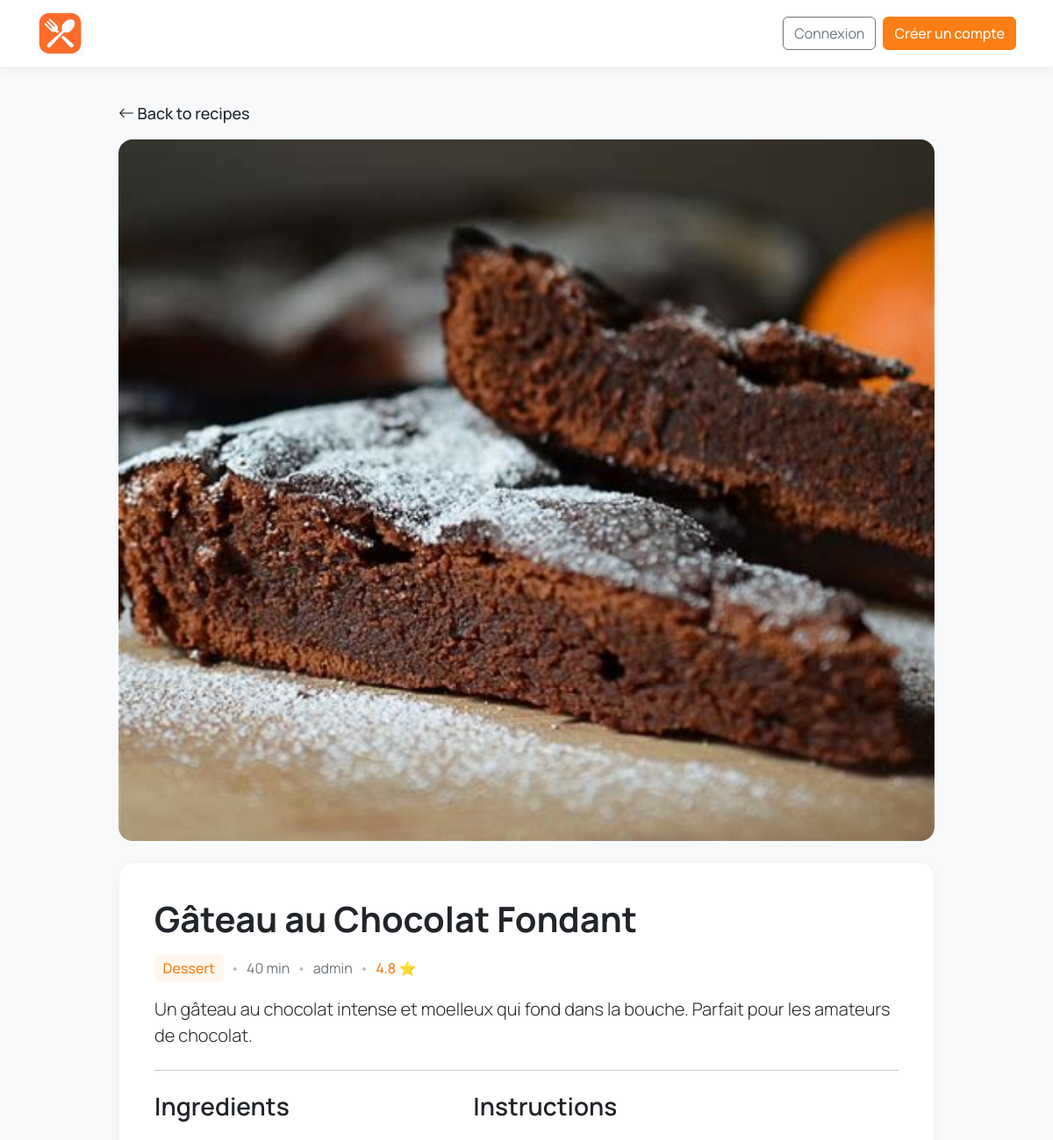
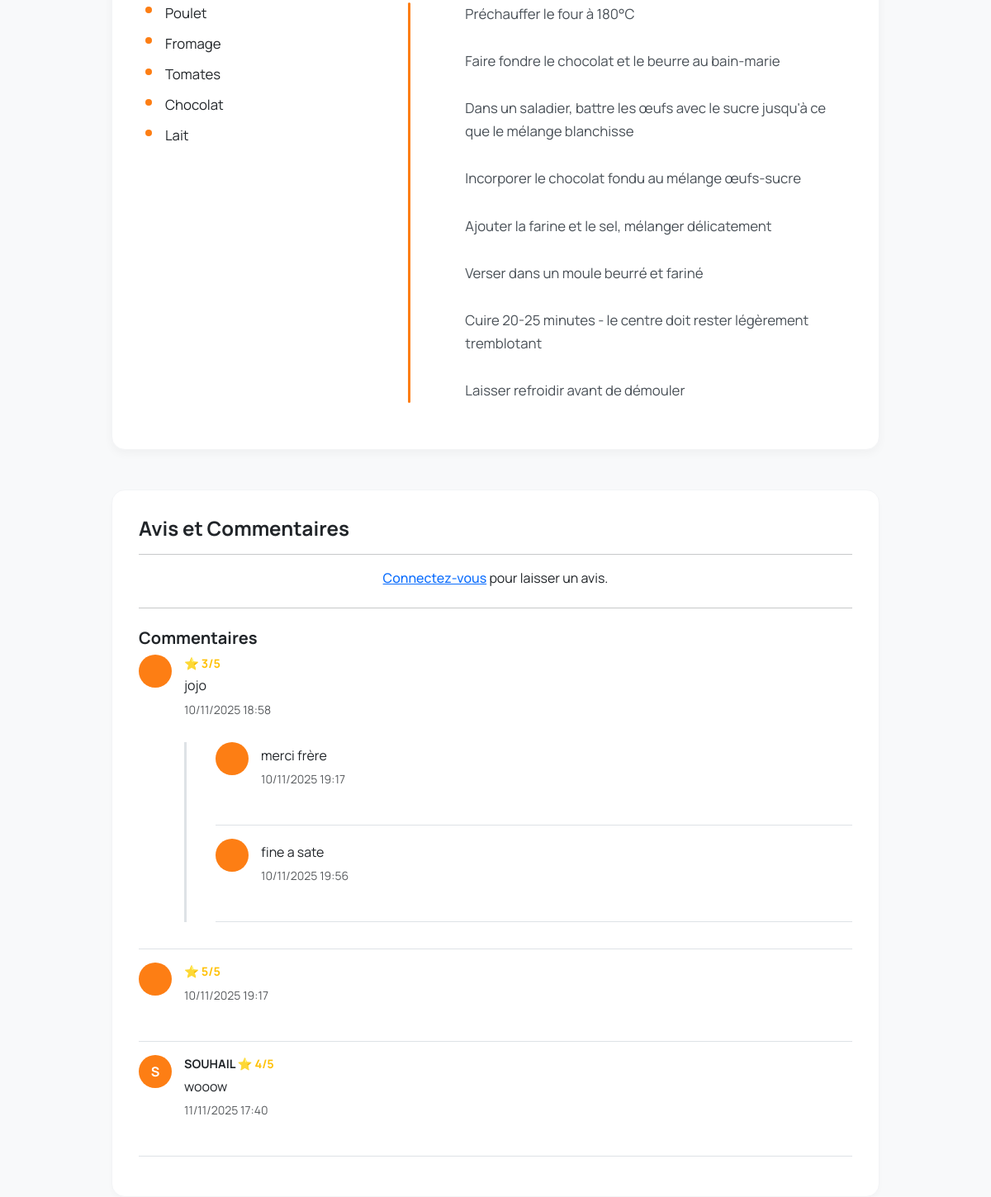
Page /recipe/1/ on the committed database (2 pictures, top to bottom).
### recettes/models.py (models this page shows, shortened)
class Recipe(models.Model):
    title = models.CharField(max_length=200)
    description = models.TextField()
    instructions = models.TextField(default='', blank=True)
    preparation_time = models.PositiveIntegerField(default=0)
    category = models.ForeignKey(Category, on_delete=models.CASCADE)
    ingredients = models.ManyToManyField(Ingredient)  # SIMPLE SANS through
    author = models.ForeignKey(User, on_delete=models.CASCADE)
    rating = models.FloatField(default=0)
    created_at = models.DateTimeField(auto_now_add=True)
    image = models.ImageField(upload_to='recipes/', blank=True, null=True)
    favorited_by = models.ManyToManyField(User,related_name='favorite_recipes',blank=True)

class Category(models.Model):
    name = models.CharField(max_length=100)

class Ingredient(models.Model):
    name = models.CharField(max_length=100)

class Review(models.Model):
    recipe = models.ForeignKey(Recipe, on_delete=models.CASCADE, related_name='reviews')
    user = models.ForeignKey(User, on_delete=models.CASCADE)
    rating = models.PositiveIntegerField(choices=[(i, i) for i in range(1, 6)])
    comment = models.TextField(blank=True)
    created_at = models.DateTimeField(auto_now_add=True)
    parent = models.ForeignKey(
        'self',
        on_delete=models.CASCADE,
        null=True,
        blank=True,
        related_name='replies'
    )
    class Meta:
        ordering = ['created_at']

### recettes/views.py (the view, shortened to what this page needs)
# urls.py: path('recipe/<int:recipe_id>/', views.recipe_detail, name='recipe_detail'),
def recipe_detail(request, recipe_id):
    recipe = get_object_or_404(Recipe, id=recipe_id)
    top_level_reviews = recipe.reviews.filter(parent=None)
    review_form = ReviewForm()
    context = {
        'recipe': recipe,
        'reviews': top_level_reviews,
        'review_form': review_form,  # Toujours un formulaire vide en cas d'échec
    }
    return render(request, 'recipe_detail.html', context)

### templates/recipe_detail.html (shortened to what this page needs)
{% extends 'base.html' %}
{% block content %}
<div class="col-lg-10 offset-lg-1">
    <div class="recipe-header">
        <a href="{% url 'home' %}" class="back-link">
            <i class="bi bi-arrow-left"></i> Back to recipes
        </a>
    </div>
    {% if recipe.image %}
        <img src="{{ recipe.image.url }}" class="recipe-main-image" alt="{{ recipe.title }}">
    {% endif %}
    <div class="recipe-content-card">
        <div class="d-flex justify-content-between align-items-start mb-2">
            <h1 class="recipe-title">{{ recipe.title }}</h1>
        </div>
        <div class="recipe-meta-text mb-3">
            <span class="category-tag">{{ recipe.category.name }}</span>
            <span class="dot-separator">•</span>
            <span>{{ recipe.preparation_time }} min</span>
            <span class="dot-separator">•</span>
            <span>{{ recipe.author }}</span>
              <span class="dot-separator">•</span>
            <span class="rating-stars" style="color: #fd7e14;font-weight: 500;">
                {{ recipe.rating|floatformat:1 }} ⭐
            </span>
        </div>
        <p class="lead">{{ recipe.description }}</p>
        <hr class="my-4">
        <div class="row">
            <div class="col-md-5 recipe-section">
                <h3>Ingredients</h3>
                <ul class="ingredients-list">
                    {% for ingredient in recipe.ingredients.all %}
                    <li>
                        {{ ingredient.name }}
                    </li>
                    {% empty %}
                    <li class="text-muted">Aucun ingrédient spécifié</li>
                    {% endfor %}
                </ul>
            </div>
            <div class="col-md-7 recipe-section">
                <h3>Instructions</h3>
                <div class="instructions-container">
                    {% if recipe.instructions %}
                        <p class="instructions-text">{{ recipe.instructions }}</p>
                    {% else %}
                        <p class="text-muted">Aucune instruction disponible pour le moment.</p>
                    {% endif %}
                </div>
            </div>
        </div>
    </div>
    <div class="reviews-column mt-5" id="comments">
        <h4>Avis et Commentaires</h4>
        <hr>
        {% if user.is_authenticated %}
            <h5>Laisser un avis</h5>
            <form method="POST" action="{% url 'recipe_detail' recipe.id %}#comments">
                {% csrf_token %}
                <div class="mb-2">
                    <label class="form-label">{{ review_form.rating.label }}</label>
                    <div class="star-rating-form">
                        {% for value, text in review_form.rating.field.choices|slice:"::-1" %}
                            <input type="radio" name="rating" id="star-{{ value }}" value="{{ value }}">
                            <label for="star-{{ value }}">★</label>
                        {% endfor %}
                    </div>
                </div>
                <div class="mb-3">
                    <label class="form-label">{{ review_form.comment.label }}</label>
                    {{ review_form.comment }}
                </div>
                <button type="submit" class="btn btn-orange w-100">Envoyer l'avis</button>
            </form>
            <hr class="my-4">
        {% else %}
            <p class="text-center"><a href="{% url 'accounts:login' %}" style="font-weight: 500;">Connectez-vous</a> pour laisser un avis.</p>
            <hr class="my-4">
        {% endif %}
        <h5 class="mt-3">Commentaires</h5>
        {% for review in reviews %}
            {% include "partials/_review.html" with review=review recipe=recipe %}
        {% empty %}
            <p class="text-muted">Aucun avis pour le moment.</p>
        {% endfor %}
    </div>
</div>
{% endblock %}

### templates/partials/_review.html (shortened to what this page needs)
{% if review %}
<div class="border-bottom pb-3 mb-3
    {% if review.user == recipe.author %}review-author{% endif %}"
    style="{% if review.parent %}margin-left: 20px;{% endif %}">
    <div class="review">
        <div class="review-avatar" title="{{ review.user.username }}">
            {{ review.user.username|first|upper }}
        </div>
        <div class="review-body">
            <div class="review-header">
                {{ review.user.username }}
                {% if not review.parent %}
                    <span class="text-warning">⭐ {{ review.rating }}/5</span>
                {% endif %}
            </div>
            <p class="review-text">{{ review.comment }}</p>
            <small class="text-muted">{{ review.created_at|date:"d/m/Y H:i" }}</small>
        </div>
    </div>
    <div class="replies-container mt-3">
        {% for reply in review.replies.all %}
            {% include "partials/_review.html" with review=reply recipe=recipe %}
        {% endfor %}
    </div>
</div>
{% endif %}

### templates/base.html (style rules this page uses)
body, .btn, .form-control, .form-select, .card-title, .nav-link, .navbar-brand, .dropdown-item { font-family: 'Manrope', sans-serif; }

### templates/recipe_detail.html (style rules this page uses)
.recipe-header { padding: 1rem 0; display: flex; justify-content: space-between; align-items: center; }
.back-link { text-decoration: none; color: #212529; font-weight: 500; font-size: 18px; }
.recipe-main-image { width: 100%; height: 800px; object-fit: cover; border-radius: 1rem; }
.recipe-content-card { background-color: #ffffff; border-radius: 1rem; border: 1px solid #f3f4f6; box-shadow: 0 4px 12px rgba(0,0,0,0.04); padding: 2.5rem; margin-top: 1.5rem; }
.recipe-title { font-weight: 700; font-size: 2.5rem; color: #212529; }
.recipe-meta-text { display: flex; flex-wrap: wrap; align-items: center; gap: 0.25rem 0.5rem; font-size: 16px; color: #6c757d; margin-top: 0.5rem; }
.recipe-meta-text .category-tag { color: #fd7e14; font-weight: 500; background-color: #fff7ed; padding: 0.25rem 0.6rem; border-radius: 6px; }
.recipe-meta-text .dot-separator { color: #adb5bd; }
.recipe-section h3 { font-weight: 600; color: #212529; margin-bottom: 1.5rem; }
.ingredients-list { list-style: none; padding-left: 0; }
.ingredients-list li { position: relative; padding-left: 1.5rem; margin-bottom: 0.75rem; font-size: 1.05rem; line-height: 1.5; }
.ingredients-list li::before { content: ''; display: inline-block; width: 8px; height: 8px; background-color: #fd7e14; border-radius: 50%; position: absolute; left: 0; top: 0.6rem; transform: translateY(-50%); }
.instructions-container { position: relative; padding-left: 1.5rem; }
.instructions-container::before { content: ''; position: absolute; left: -45px; top: 0; bottom: 0; width: 3px; background-color: #fd7e14; border-radius: 3px; }
.instructions-text { line-height: 1.7; font-size: 1.05rem; color: #495057; white-space: pre-line; }
.reviews-column { background-color: #ffffff; border-radius: 1rem; border: 1px solid #f3f4f6; box-shadow: 0 4px 6px rgba(0,0,0,0.02); padding: 2rem; margin-top: 2.5rem; }
.reviews-column h4, .reviews-column h5 { font-weight: 700; }
.review { display: flex; gap: 15px; margin-bottom: 20px; }
.review-avatar { flex-shrink: 0; width: 40px; height: 40px; border-radius: 50%; background-color: #fd7e14; color: white; display: flex; align-items: center; justify-content: center; font-weight: bold; font-size: 1rem; }
.review-body { flex-grow: 1; }
.review-header { font-size: 0.9rem; font-weight: bold; }
.review-text { margin: 5px 0; line-height: 1.4; }
.replies-container { border-left: 3px solid #dee2e6; padding-left: 15px; margin-left: 55px; }

### rows in the picture
Recipe: image (picture), title "Gâteau au Chocolat Fondant", category.name "Dessert", preparation_time "40", author "admin", rating "4.8", description "Un gâteau au chocolat intense et moelleux qui fond dans la bouche. Parfait pour les amateurs de chocolat.", instructions "Préchauffer le four à 180°C Faire fondre le chocolat et le beurre au bain-marie Dans un saladier, battre les œufs avec le sucre jusqu'à ce que le mélange blanchisse Incorporer le chocolat fondu au mélange œufs-sucre Ajouter la farine et le sel, mélanger délicatement Verser dans un moule beurré et fariné Cuire 20-25 minutes - le centre doit rester légèrement tremblotant Laisser refroidir avant de démouler"
Ingredient: name "Poulet"
Ingredient: name "Fromage"
Ingredient: name "Tomates"
Ingredient: name "Chocolat"
Ingredient: name "Lait"
Review: rating "3", comment "jojo", created_at "10/11/2025 18:58"
Review: comment "merci frère", created_at "10/11/2025 19:17"
Review: comment "fine a sate", created_at "10/11/2025 19:56"
Review: rating "5", created_at "10/11/2025 19:17"
Review: user.username|first "S", user.username "SOUHAIL", rating "4", comment "wooow", created_at "11/11/2025 17:40"
